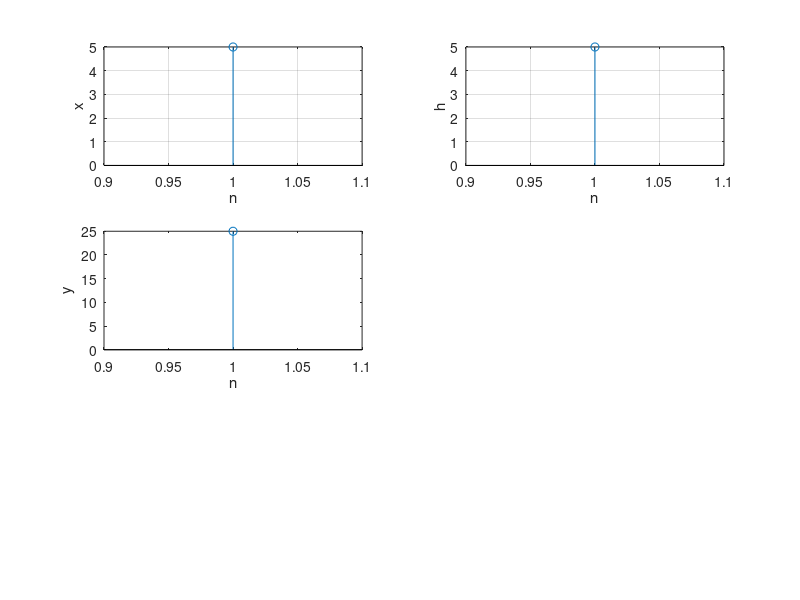

MATLAB code for this plot:
%% Circular Convolution of discrete signal
clc;
clear all;
close all;
%% Taking input signal
x=input('enter x(n): ');
h=input('enter h(n): ');
n=length(x);
w=exp(-2i*pi/n);
%% Finding DFT of input signal
for k=1:n
    X(k)=0;
    H(k)=0;
    
    for j=1:n
        X(k)=x(j)*w^((j-1)*(k-1))+X(k);
        H(k)=h(j)*w^((j-1)*(k-1))+H(k);
    end
end
for k=1:n
    
    Y(k)=X(k)*H(k);
end
%% Finding IDFT
for m=1:n
    y(m)=0;
    for k=1:n
        y(m)=Y(k)*w^(-(m-1)*(k-1))+y(m);
    end
    y(m)=y(m)/n;
end

subplot(3,2,1)
stem(1:n,abs(X));grid on;
xlabel('n');
ylabel('x');
subplot(3,2,2)
stem(1:n,abs(h));grid on;
xlabel('n');
ylabel('h');
subplot(3,2,3)
stem(1:n,abs(y));
xlabel('n');
ylabel('y');
display(abs(y));
